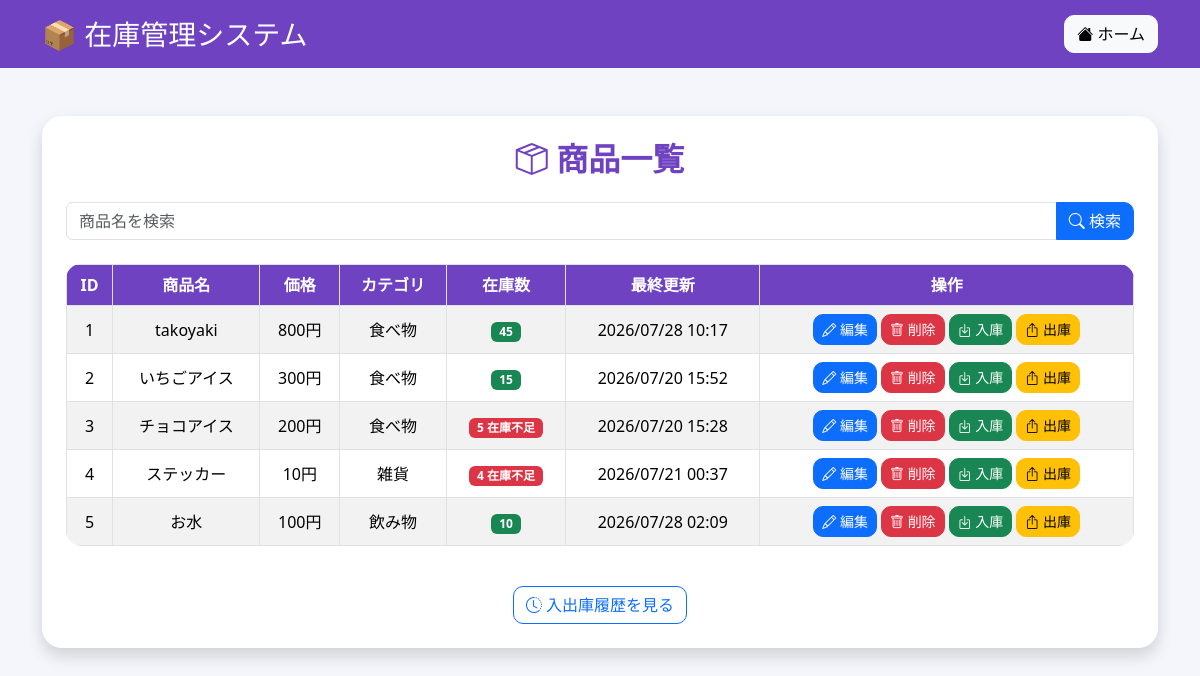
Page /products on the committed database.
### app.py (models this page shows)
class Product(db.Model):
    id = db.Column(db.Integer, primary_key=True)
    name = db.Column(db.String(100), nullable=False)
    price = db.Column(db.Integer, nullable=False)
    category = db.Column(db.String(100))
    stock = db.Column(db.Integer, default=0)
    updated_at = db.Column(
        db.DateTime,
        default=lambda: datetime.now(ZoneInfo("Asia/Tokyo")),
        onupdate=lambda: datetime.now(ZoneInfo("Asia/Tokyo"))
    )

### app.py (the view)
@app.route("/products")
def product_list():
    keyword = request.args.get("keyword")
    if keyword:
        products = Product.query.filter(
            Product.name.contains(keyword)
        ).all()
    else:
        products = Product.query.all()
    return render_template("products.html", products=products)

### templates/products.html (shortened to what this page needs)
<!DOCTYPE html>
<html lang="ja">
<head>
    <link href="https://cdn.jsdelivr.net/npm/bootstrap@5.3.3/dist/css/bootstrap.min.css" rel="stylesheet">
    <link rel="stylesheet"
        href="https://cdn.jsdelivr.net/npm/bootstrap-icons@1.11.3/font/bootstrap-icons.min.css">
</head>
<body>
<nav class="navbar navbar-dark">
    <div class="container">
        <span class="navbar-brand fs-3">
            📦 在庫管理システム
        </span>
        <a href="/" class="btn btn-light">
            <i class="bi bi-house-fill"></i>
            ホーム
        </a>
    </div>
</nav>
<div class="container mt-5">
    <div class="card shadow p-4">
        <h2 class="text-center mb-4">
            <i class="bi bi-box-seam"></i>
            商品一覧
        </h2>
        <form action="/products" method="GET" class="mb-4">
            <div class="input-group">
                <input
                    type="text"
                    name="keyword"
                    value="{{ request.args.get('keyword', '') }}"
                    class="form-control"
                    placeholder="商品名を検索">
                <button
                    class="btn btn-primary"
                    type="submit">
                    <i class="bi bi-search"></i>
                    検索
                </button>
            </div>
        </form>
        <div class="table-responsive">
            <table class="table table-striped table-hover table-bordered align-middle text-center">
                <thead>
                    <tr>
                        <th>ID</th>
                        <th>商品名</th>
                        <th>価格</th>
                        <th>カテゴリ</th>
                        <th>在庫数</th>
                        <th>最終更新</th>
                        <th>操作</th>
                    </tr>
                </thead>
                <tbody>
                {% for product in products %}
                    <tr>
                        <td>{{ product.id }}</td>
                        <td>{{ product.name }}</td>
                        <td>
                            {{ product.price }}円
                        </td>
                        <td>
                            {{ product.category }}
                        </td>
                        <td>
                        {% if product.stock <= 5 %}
                            <span class="badge bg-danger">
                                {{ product.stock }}
                                在庫不足
                            </span>
                        {% else %}
                            <span class="badge bg-success">
                                {{ product.stock }}
                            </span>
                        {% endif %}
                        </td>
                        <td>
                            {{ product.updated_at.strftime('%Y/%m/%d %H:%M') }}
                        </td>
                        <td>
                            <div class="d-flex gap-1 justify-content-center">
                                <a href="/edit/{{ product.id }}"
                                   class="btn btn-primary btn-sm">
                                    <i class="bi bi-pencil"></i>
                                    編集
                                </a>
                                <a href="/delete/{{ product.id }}"
                                   class="btn btn-danger btn-sm">
                                    <i class="bi bi-trash"></i>
                                    削除
                                </a>
                                <a href="/stock_in/{{ product.id }}"
                                   class="btn btn-success btn-sm">
                                    <i class="bi bi-box-arrow-in-down"></i>
                                    入庫
                                </a>
                                <a href="/stock_out/{{ product.id }}"
                                   class="btn btn-warning btn-sm">
                                    <i class="bi bi-box-arrow-up"></i>
                                    出庫
                                </a>
                            </div>
                        </td>
                    </tr>
                {% endfor %}
                </tbody>
            </table>
        </div>
        <div class="text-center mt-4">
            <a href="/history"
               class="btn btn-outline-primary">
                <i class="bi bi-clock-history"></i>
                入出庫履歴を見る
            </a>
        </div>
    </div>
</div>
</body>
</html>

### templates/products.html (style rules this page uses)
body { background-color: #f4f6fb; }
.navbar { background-color: #6f42c1; }
.card { border: none; border-radius: 20px; }
.btn { border-radius: 10px; }
h2 { color: #6f42c1; font-weight: bold; }
table { background-color: white; border-radius: 15px; overflow: hidden; }
.table th { background-color: #6f42c1; color: white; }

### rows in the picture
Product: id "1", name "takoyaki", price "800", category "食べ物", stock "45", updated_at "2026/07/28 10:17"
Product: id "2", name "いちごアイス", price "300", category "食べ物", stock "15", updated_at "2026/07/20 15:52"
Product: id "3", name "チョコアイス", price "200", category "食べ物", stock "5", updated_at "2026/07/20 15:28"
Product: id "4", name "ステッカー", price "10", category "雑貨", stock "4", updated_at "2026/07/21 00:37"
Product: id "5", name "お水", price "100", category "飲み物", stock "10", updated_at "2026/07/28 02:09"
